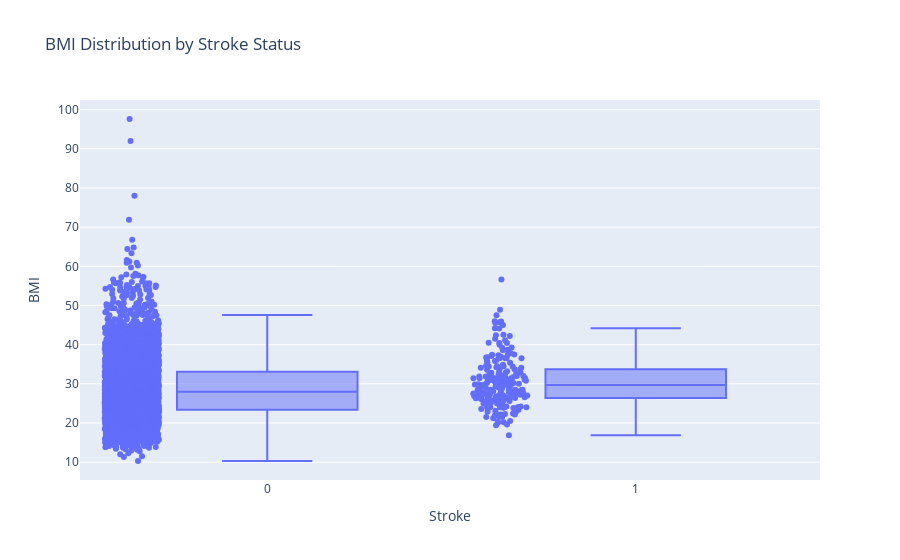

Notebook source saved alongside this figure:
### Code cell
#BMI Distribution by Stroke Status
fig = px.box(data, x='stroke', y='bmi', points='all',
             labels={'stroke': 'Stroke', 'bmi': 'BMI'},
             title='BMI Distribution by Stroke Status')
fig.show()

### Figure 1 — Plotly figure (JSON) as saved in the notebook; plotly's stock layout.template omitted (floating-point values rounded to 4 significant figures; data arrays with more than 128 entries replaced by an {"elided": "..."} marker saying what was removed)
{"data": [{"alignmentgroup": "True", "boxpoints": "all", "hovertemplate": "Stroke=%{x}<br>BMI=%{y}<extra></extra>", "legendgroup": "", "marker": {"color": "#636efa"}, "name": "", "notched": false, "offsetgroup": "", "orientation": "v", "showlegend": false, "type": "box", "x": {"elided": "5110 int values"}, "x0": " ", "xaxis": "x", "y": {"elided": "5110 float values"}, "y0": " ", "yaxis": "y"}], "layout": {"boxmode": "group", "legend": {"tracegroupgap": 0}, "title": {"text": "BMI Distribution by Stroke Status"}, "xaxis": {"anchor": "y", "domain": [0, 1], "title": {"text": "Stroke"}}, "yaxis": {"anchor": "x", "domain": [0, 1], "title": {"text": "BMI"}}}}
